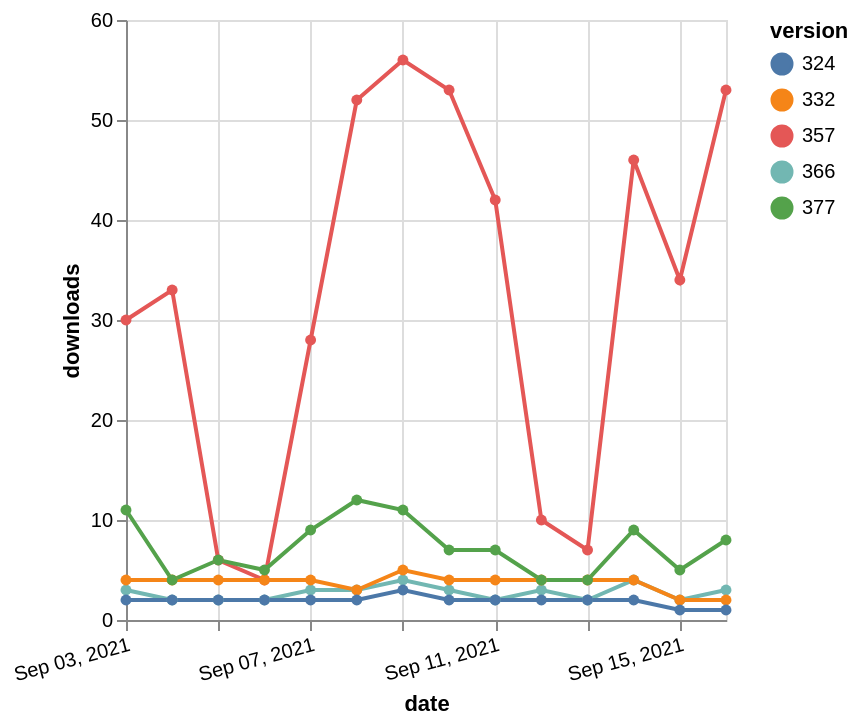

Specify this chart in Vega-Lite:
### Vega-Lite specification from a JSON file in a GitHub repository (floating-point values rounded to 4 significant figures)
{"$schema": "https://vega.github.io/schema/vega-lite/v5.json", "description": "A simple bar chart with embedded data.", "data": {"values": [{"date": "2021-09-03", "total": 8158, "delta": 3, "version": "366"}, {"date": "2021-09-04", "total": 8160, "delta": 2, "version": "366"}, {"date": "2021-09-05", "total": 8162, "delta": 2, "version": "366"}, {"date": "2021-09-06", "total": 8164, "delta": 2, "version": "366"}, {"date": "2021-09-07", "total": 8167, "delta": 3, "version": "366"}, {"date": "2021-09-08", "total": 8170, "delta": 3, "version": "366"}, {"date": "2021-09-09", "total": 8174, "delta": 4, "version": "366"}, {"date": "2021-09-10", "total": 8177, "delta": 3, "version": "366"}, {"date": "2021-09-11", "total": 8179, "delta": 2, "version": "366"}, {"date": "2021-09-12", "total": 8182, "delta": 3, "version": "366"}, {"date": "2021-09-13", "total": 8184, "delta": 2, "version": "366"}, {"date": "2021-09-14", "total": 8188, "delta": 4, "version": "366"}, {"date": "2021-09-15", "total": 8190, "delta": 2, "version": "366"}, {"date": "2021-09-16", "total": 8193, "delta": 3, "version": "366"}, {"date": "2021-09-03", "total": 36382, "delta": 30, "version": "357"}, {"date": "2021-09-04", "total": 36415, "delta": 33, "version": "357"}, {"date": "2021-09-05", "total": 36421, "delta": 6, "version": "357"}, {"date": "2021-09-06", "total": 36425, "delta": 4, "version": "357"}, {"date": "2021-09-07", "total": 36453, "delta": 28, "version": "357"}, {"date": "2021-09-08", "total": 36505, "delta": 52, "version": "357"}, {"date": "2021-09-09", "total": 36561, "delta": 56, "version": "357"}, {"date": "2021-09-10", "total": 36614, "delta": 53, "version": "357"}, {"date": "2021-09-11", "total": 36656, "delta": 42, "version": "357"}, {"date": "2021-09-12", "total": 36666, "delta": 10, "version": "357"}, {"date": "2021-09-13", "total": 36673, "delta": 7, "version": "357"}, {"date": "2021-09-14", "total": 36719, "delta": 46, "version": "357"}, {"date": "2021-09-15", "total": 36753, "delta": 34, "version": "357"}, {"date": "2021-09-16", "total": 36806, "delta": 53, "version": "357"}, {"date": "2021-09-03", "total": 19213, "delta": 4, "version": "332"}, {"date": "2021-09-04", "total": 19217, "delta": 4, "version": "332"}, {"date": "2021-09-05", "total": 19221, "delta": 4, "version": "332"}, {"date": "2021-09-06", "total": 19225, "delta": 4, "version": "332"}, {"date": "2021-09-07", "total": 19229, "delta": 4, "version": "332"}, {"date": "2021-09-08", "total": 19232, "delta": 3, "version": "332"}, {"date": "2021-09-09", "total": 19237, "delta": 5, "version": "332"}, {"date": "2021-09-10", "total": 19241, "delta": 4, "version": "332"}, {"date": "2021-09-11", "total": 19245, "delta": 4, "version": "332"}, {"date": "2021-09-12", "total": 19249, "delta": 4, "version": "332"}, {"date": "2021-09-13", "total": 19253, "delta": 4, "version": "332"}, {"date": "2021-09-14", "total": 19257, "delta": 4, "version": "332"}, {"date": "2021-09-15", "total": 19259, "delta": 2, "version": "332"}, {"date": "2021-09-16", "total": 19261, "delta": 2, "version": "332"}, {"date": "2021-09-03", "total": 7082, "delta": 11, "version": "377"}, {"date": "2021-09-04", "total": 7086, "delta": 4, "version": "377"}, {"date": "2021-09-05", "total": 7092, "delta": 6, "version": "377"}, {"date": "2021-09-06", "total": 7097, "delta": 5, "version": "377"}, {"date": "2021-09-07", "total": 7106, "delta": 9, "version": "377"}, {"date": "2021-09-08", "total": 7118, "delta": 12, "version": "377"}, {"date": "2021-09-09", "total": 7129, "delta": 11, "version": "377"}, {"date": "2021-09-10", "total": 7136, "delta": 7, "version": "377"}, {"date": "2021-09-11", "total": 7143, "delta": 7, "version": "377"}, {"date": "2021-09-12", "total": 7147, "delta": 4, "version": "377"}, {"date": "2021-09-13", "total": 7151, "delta": 4, "version": "377"}, {"date": "2021-09-14", "total": 7160, "delta": 9, "version": "377"}, {"date": "2021-09-15", "total": 7165, "delta": 5, "version": "377"}, {"date": "2021-09-16", "total": 7173, "delta": 8, "version": "377"}, {"date": "2021-09-03", "total": 3922, "delta": 2, "version": "324"}, {"date": "2021-09-04", "total": 3924, "delta": 2, "version": "324"}, {"date": "2021-09-05", "total": 3926, "delta": 2, "version": "324"}, {"date": "2021-09-06", "total": 3928, "delta": 2, "version": "324"}, {"date": "2021-09-07", "total": 3930, "delta": 2, "version": "324"}, {"date": "2021-09-08", "total": 3932, "delta": 2, "version": "324"}, {"date": "2021-09-09", "total": 3935, "delta": 3, "version": "324"}, {"date": "2021-09-10", "total": 3937, "delta": 2, "version": "324"}, {"date": "2021-09-11", "total": 3939, "delta": 2, "version": "324"}, {"date": "2021-09-12", "total": 3941, "delta": 2, "version": "324"}, {"date": "2021-09-13", "total": 3943, "delta": 2, "version": "324"}, {"date": "2021-09-14", "total": 3945, "delta": 2, "version": "324"}, {"date": "2021-09-15", "total": 3946, "delta": 1, "version": "324"}, {"date": "2021-09-16", "total": 3947, "delta": 1, "version": "324"}]}, "width": "container", "mark": {"type": "line", "point": {"filled": true}}, "encoding": {"x": {"field": "date", "type": "temporal", "timeUnit": "yearmonthdate", "title": "date", "axis": {"labelAngle": -15}}, "y": {"field": "delta", "type": "quantitative", "title": "downloads"}, "color": {"field": "version", "type": "nominal"}, "tooltip": {"field": "delta"}}}
